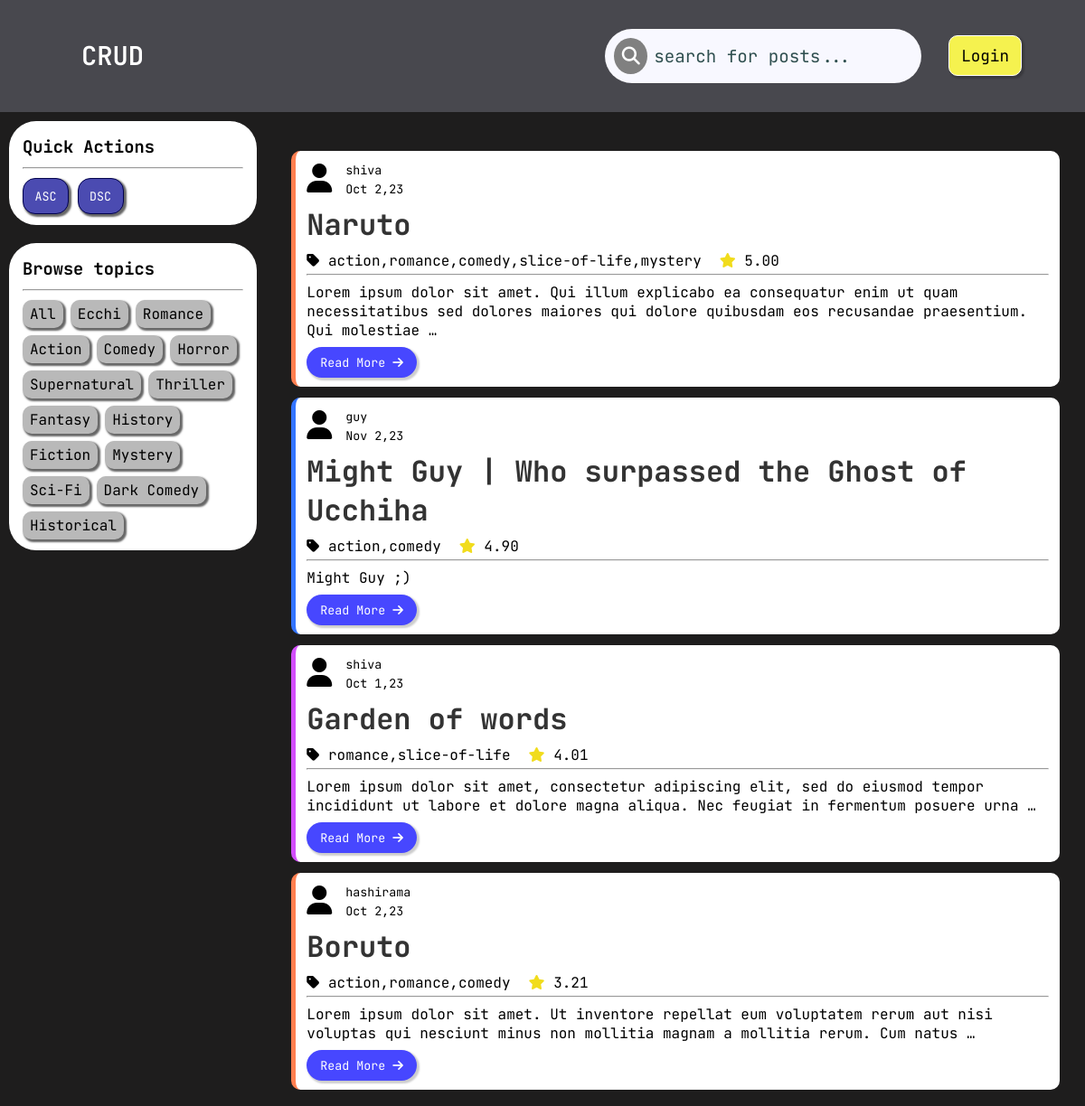
The app's page /posts/?sort=-1 with its own data.
### post/models.py (models this page shows, shortened)
class post(models.Model):
    title=models.CharField(max_length=100)
    author=models.ForeignKey(User,on_delete=models.CASCADE)
    genre=models.CharField(max_length=150)
    ratings=models.DecimalField(max_digits=3,decimal_places=2)
    image=models.ImageField(upload_to='posts_images/',blank=True)
    content=models.TextField()
    date_posted=models.DateTimeField(default=timezone.now)
    date_modified=models.DateTimeField(auto_now=True)
    class Meta:
       ordering=["-date_modified","-date_posted"]

### post/views.py (the view)
# urls.py: path('posts/',views.postPage,name='post-page'),
def postPage(request):
    try:
        cache=request.GET
        sort=cache.get('sort') if cache.get('sort') != None else ''
        search=cache.get('search') if cache.get('search') != None else ''
        genre=cache.get('genre') if cache.get('genre') != None else ''
        print(search,genre)
        posts=post.objects.filter(
            Q(genre__icontains=genre) |
            Q(author__username__icontains=search) |
            Q(title__icontains=search) |
            Q(content__icontains=search)
        )
        if sort=="1": posts=posts.order_by("ratings")
        if sort=="-1": posts=posts.order_by("-ratings")
        posts_count=posts.count() if genre != '' else False
        print(posts_count)
    except:
        raise "Objects not found, check whether anything is available..."
    context={'posts':posts,'post_count':posts_count}
    return render(request,'post/index.html',context)

### post/templates/post/index.html (shortened to what this page needs)
{% load static %}
<!DOCTYPE html>
<html lang="en">
<head>
    <link rel="stylesheet" href="https://cdnjs.cloudflare.com/ajax/libs/font-awesome/6.4.2/css/all.min.css" />
    <link type="text/css" rel="stylesheet" href="{% static 'css/style.css' %}">
</head>
<body>
    <div class="container">
        {% include "post/navbar.html" %}
        {% include "post/main.html" %}
        {% include "post/sidebar.html" %}
    </div>
</body>
</html>

### post/templates/post/main.html (shortened to what this page needs)
{% load static %}
<div class="main">
    <br>
    {% for post in posts %}
    <div class="card {% cycle 'color1' 'color2' 'color3' %}">
        <div class="author-info grid">
            <div class="image">
                <i class="fa-solid fa-user fa-2xl"></i>
            </div>
            <div class="info-container">
                <div class="author"><small>{{ post.author }}</small></div>
                <div class="date-posted"><small>{{ post.date_posted | date:"M j,y" }}</small></div>
            </div>
        </div>
        <h1 class="title">{{ post.title }}</h1>
        <div class="post-details flex">
            <div class="genre"><i class="fa-solid fa-tag"></i> {{ post.genre }}</div>
            <div class="rating"><i class="fa-solid fa-star"></i> {{post.ratings}}</div>
        </div>
        <hr>
        <p class="content">{{ post.content|truncatewords:25 }}</p>
        <button class="read-more" type="submit"><a href="{% url 'detailed-post' post.id %}">Read More <i class="fa-solid fa-arrow-right"></i></a></button>
    </div>
    {% endfor %}
</div>

### static/css/style.css (style rules this page uses)
:root { --text-color1:#333; --text-color2:#fff; }
* { padding:0px; margin:0px; box-sizing: border-box; list-style: none; text-decoration: none; font-family: 'JetBrains Mono', monospace; }
.flex { display:flex; flex-wrap: wrap; flex-direction: row; }
.container { height:100vh; display: grid; grid-template-columns: 1.3fr repeat(4, 1fr); grid-template-rows: .45fr repeat(4, 1fr); grid-column-gap: 0px; position:fixed; grid-row-gap: 0px; background-color: #1e1d1d; }
::placeholder { color:darkslategray; }
.main { grid-area: 2 / 2 / 6 / 6; padding:10px; overflow-y: auto; }
.main .card { background-color: white; padding: 10px 12px; margin: 12px 18px; border-radius: 10px; }
.color1 { border-left: 5px solid coral; }
.color2 { border-left: 5px solid rgb(51, 116, 255) }
.color3 { border-left: 5px solid rgb(210, 78, 250); }
.card .title { color: var(--text-color1); }
.author-info { display: flex; flex-direction: row; gap: 15px; align-items: center; justify-content: flex-start; }
.author-info i { color: #000; }
.card h1 { margin: 8px 0; font-weight: bolder; color:#000; }
.card .post-details { margin:4px 0; }
.post-details { gap:20px; }
.post-details .rating i { color: rgb(241, 220, 28); }
hr { margin: 2px 0 4px 0; }
.card p { margin: 8px 0; }
.card .read-more { padding: 8px 15px; background-color: rgb(71, 71, 255); border-radius: 20px; box-shadow: 2px 2px 2px 1px rgba(0, 0, 0, 0.2); border: 0; outline: none; }
.read-more a { color: var(--text-color2); }

### records on screen
post: author "shiva", date_posted "Oct 2,23", title "Naruto", genre "action,romance,comedy,slice-of-life,mystery", ratings "5.00", content "Lorem ipsum dolor sit amet. Qui illum explicabo ea consequatur enim ut quam necessitatibus sed dolores maiores qui dolore quibusdam eos recusandae praesentium. Qui molestiae …"
post: author "guy", date_posted "Nov 2,23", title "Might Guy | Who surpassed the Ghost of Ucchiha", genre "action,comedy", ratings "4.90", content "Might Guy ;)"
post: author "shiva", date_posted "Oct 1,23", title "Garden of words", genre "romance,slice-of-life", ratings "4.01", content "Lorem ipsum dolor sit amet, consectetur adipiscing elit, sed do eiusmod tempor incididunt ut labore et dolore magna aliqua. Nec feugiat in fermentum posuere urna …"
post: author "hashirama", date_posted "Oct 2,23", title "Boruto", genre "action,romance,comedy", ratings "3.21", content "Lorem ipsum dolor sit amet. Ut inventore repellat eum voluptatem rerum aut nisi voluptas qui nesciunt minus non mollitia magnam a mollitia rerum. Cum natus …"
